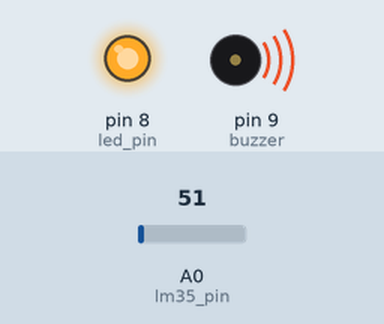
A sketch run on a simulated Arduino Uno, built with avr-gcc and run on an emulated ATmega328P. Shown: output pins drawn as LEDs (lit = HIGH), buzzer (waves = sounding, pin HIGH). The inputs (shaded band) are chosen by the test bench; at power-on: A0 (lm35_pin) = 51. What the sketch prints to the serial monitor is not drawn.

Above: at 2.5 s.
At 7.5 s:
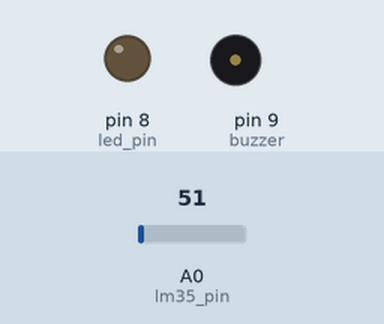
Timing chart, 0 to 13.0 s (numbered marks = the images above):
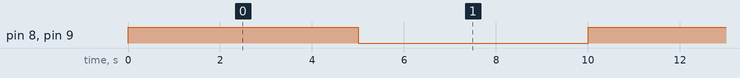

The sketch:

Ard-Temp.ino
```cpp
int lm35_pin = A0;
int led_pin = 8;
#define buzzer 9
int time = 5000;
int read_value = 0;
int temp_res = 0;
int temp = 0;

void setup() {
  pinMode(led_pin, OUTPUT);
  pinMode(buzzer, OUTPUT);
  Serial.begin(9600);
}

void loop() {
  read_value = analogRead(lm35_pin);
  temp_res = (read_value / 1023.0) * 5000;
  temp = temp_res / 10.0;
  Serial.println(temp);
  if(temp > 20){
    digitalWrite(led_pin, HIGH);
    digitalWrite(buzzer, HIGH);
    delay(time);
    digitalWrite(led_pin, LOW);
    digitalWrite(buzzer, LOW);
    delay(time);
  }else{
    digitalWrite(led_pin, LOW);
    digitalWrite(buzzer, LOW);
  }
}
```

Measured:
- by itself, pin 8 (led_pin), pin 9 (buzzer): alternates HIGH for 5.0 s and LOW for 5.0 s
